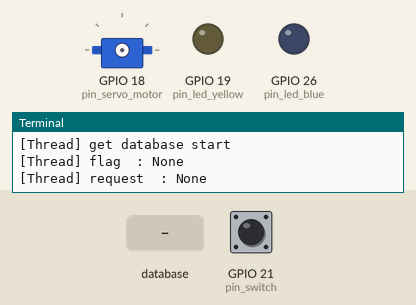
Recording of a program running on a simulated Raspberry Pi (BCM pin numbers). Parts: servo, output pins drawn as LEDs (lit = HIGH), the last lines printed to the terminal. The test bench sets the inputs (shaded band); at power-on: GPIO 21 (pin_switch) HIGH. Each call to the cloud database takes 0.3 s, and an entry nobody has set reads as its off value or as empty; servo angles are drawn from the pulse width (0.5 ms = 0°, 2.5 ms = 180°); threads take turns every 2 ms; the clock reads 2024-03-15 10:24:30 at power-on unless the program sets it.

Above: at 1.2 s.
1.3 s: GPIO 21 (pin_switch) pulled LOW for 0.15 s
At 2.4 s:
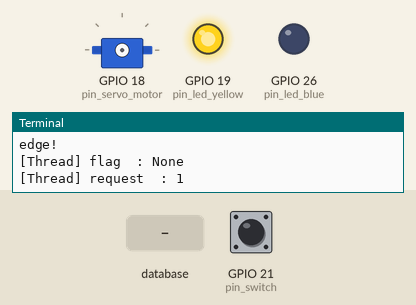
3.1 s: database entry "approved" set to "1"
At 4.0 s:
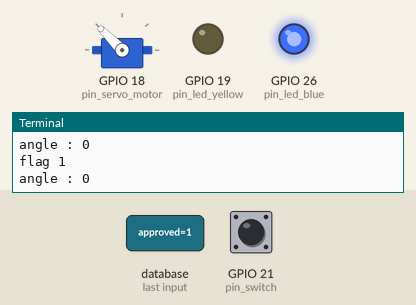
4.8 s: GPIO 21 (pin_switch) pulled LOW for 1 s
At 5.9 s:
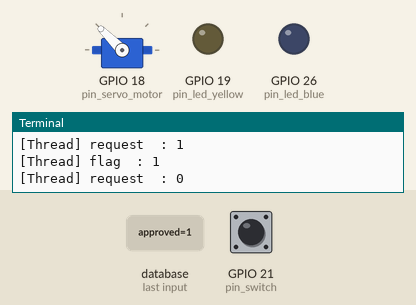
7.3 s: GPIO 21 (pin_switch) pulled LOW for 0.15 s
At 8.1 s:
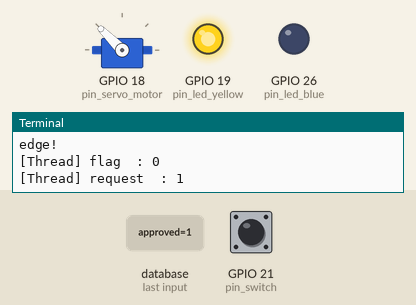
9.1 s: GPIO 21 (pin_switch) pulled LOW for 3.2 s
At 10.4 s:
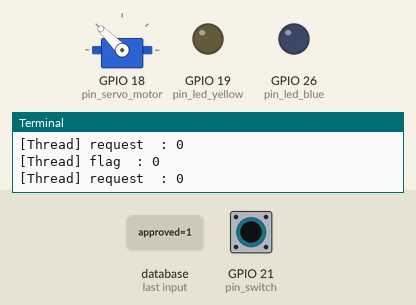
Timing chart, 0 to 12.1 s (numbered marks = the images above; inputs shaded):
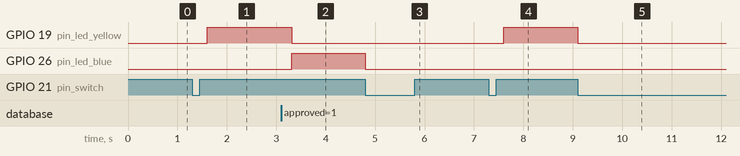

The program:

WhoRU_Device.py
```python
# -*- coding: utf-8 -*-
'''
2020.03.21
버튼이 눌리면 firebase database에 있는 'request' 값을 1로 바꿈
2020.03.22.
'approved'값이 1이 되면 servo motor 제어
'''
import threading, requests
import firebase_admin
from firebase_admin import credentials
from firebase_admin import db
import RPi.GPIO as GPIO
import time

pin_servo_motor = 18 # GPIO.BCM
pin_switch = 21 # GPIO.BCM
pin_led_yellow = 19 # GPIO.BCM
pin_led_blue = 26 # GPIO.BCM

# red_led = port 12
GPIO.setmode(GPIO.BCM)
GPIO.setup(pin_led_yellow, GPIO.OUT)
GPIO.setup(pin_led_blue, GPIO.OUT)
GPIO.setup(pin_switch, GPIO.IN, pull_up_down=GPIO.PUD_UP)

GPIO.setup(pin_servo_motor, GPIO.OUT)

db_url = 'https://whoru-ed991.firebaseio.com/'
cred = credentials.Certificate("myKey.json")
db_app = firebase_admin.initialize_app(cred, {'databaseURL': db_url})
ref = db.reference()

#pin_servo_motor = 12 # GPIO.BOARD

#p = GPIO.PWM(pin_servo_motor, 50)
p = GPIO.PWM(pin_servo_motor, 50)

p.start(0)

cnt = 0
pwm = 0
switch = 0
flag = 0
request = 0
input_state = 0
input_state_pre = 0
isrequest = False
GPIO.output(pin_led_yellow, GPIO.LOW)
GPIO.output(pin_led_blue, GPIO.LOW)

class get_database (threading.Thread):
    def __init__(self):
        threading.Thread.__init__(self)

    def run(self):
        print("[Thread] get database start")
        global flag
        global request
        while True:
            flag = ref.child("carlist/06수 8850/approved").get()
            request = ref.child("carlist/06수 8850/request").get()
            print("[Thread] flag\t: {}".format(flag))
            print("[Thread] request\t: {}".format(request))


if __name__ == "__main__":
    try:
        _time = 0
        thread_database = get_database()
        thread_database.start()
        p.ChangeDutyCycle(1)

        while True:
            input_state_pre = input_state
            input_state = GPIO.input(pin_switch)

            # APPRROVED
            if flag == '1' and request == '1':
                print("flag 1")
                # led off
                GPIO.output(pin_led_yellow, GPIO.LOW)
                GPIO.output(pin_led_blue, GPIO.HIGH)
                # motor on
                p.ChangeDutyCycle(10)
                print("angle : {}".format(pwm))


            if (input_state != input_state_pre): # switch edge detecting
                print("edge!")
                if input_state == 0:
                    switch += 1
                else:
                    pass

            if (switch % 2 == 1) and (isrequest == False):
                print("request 1")
                _time =time.time()
                ref.child("carlist/06수 8850").update({'request': '1'})
                GPIO.output(pin_led_yellow, GPIO.HIGH)
                GPIO.output(pin_led_blue, GPIO.LOW)
                isrequest = True
            if (switch % 2 == 0) and (isrequest == True):
                print("request 0")
                _time = 0
                GPIO.output(pin_led_yellow, GPIO.LOW)
                GPIO.output(pin_led_blue, GPIO.LOW)
                p.ChangeDutyCycle(1)

                ref.child("carlist/06수 8850").update({'request': '0'})
                ref.child("carlist/06수 8850").update({'approved': '0'})
                isrequest = False
                time.sleep(1)

            '''
            if time.time() - _time > 15: # time out
                switch += 1
            '''


    except KeyboardInterrupt:
        p.stop()
        GPIO.cleanup()
```

Measured:
- after the input at 1.3 s, GPIO 19 (pin_led_yellow): LOW → HIGH after 0.30 s
- after the input at 3.1 s, GPIO 19 (pin_led_yellow): HIGH → LOW after 0.21 s; GPIO 26 (pin_led_blue): LOW → HIGH after 0.21 s
- after the input at 4.8 s, GPIO 26 (pin_led_blue): HIGH → LOW at once
- after the input at 7.3 s, GPIO 19 (pin_led_yellow): LOW → HIGH after 0.30 s
- after the input at 9.1 s, GPIO 19 (pin_led_yellow): HIGH → LOW at once
